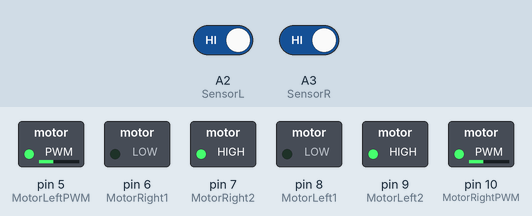
Bench run of a sketch on a simulated Arduino Uno, built with avr-gcc and run on an emulated ATmega328P. Parts: switched loads named in the sketch (green lamp = pin HIGH). Dashed ring = blinking. The inputs (shaded band) are chosen by the test bench; at power-on: A2 (SensorL) HIGH, A3 (SensorR) HIGH. Random numbers use the default seed unless the sketch sets one.

Above: at 3.2 s.
3.3 s: A2 (SensorL) driven LOW and A3 (SensorR) driven LOW
10.6 s: A3 (SensorR) driven HIGH
At 13.1 s:
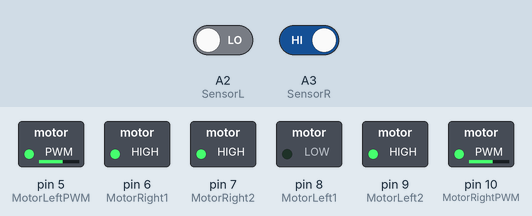
21.2 s: A3 (SensorR) driven LOW
At 21.3 s:
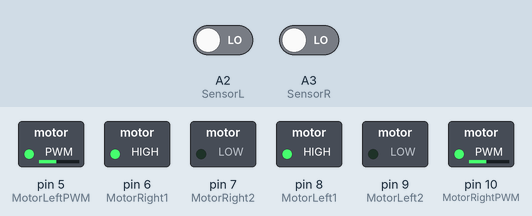
25.1 s: A2 (SensorL) driven HIGH
At 27.8 s:
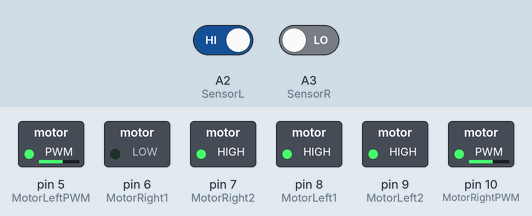
Timing chart, 0 to 31.7 s (numbered marks = the images above; inputs shaded):
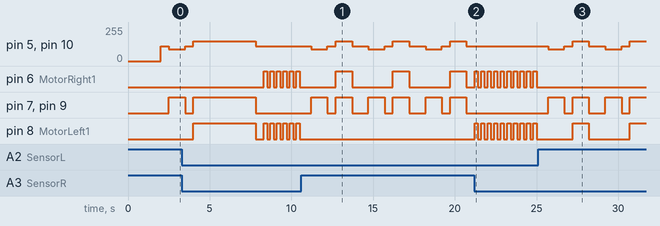

The sketch:

sumo.ino
```cpp
//Indicamos en que puerto estan los pines
const int LedPin=13;

const int MotorRight1 = 6;

const int MotorRight2 = 7;

const int MotorRightPWM = 10;

const int MotorLeft1 = 8;

const int MotorLeft2 = 9;

const int MotorLeftPWM = 5;

const int SensorL = A2;
const int SensorR = A3;

// Declaraciones de variables de velocidad

int iSpeed = 110; // Velocidad recto

int gSpeed = 150; // Velocidad de giro

int bSpeed = 90; // Velocidad de marcha atras

int suelo;

void setup() {

//Declaramos los pines

Serial.begin(9600);

pinMode(MotorRight1, OUTPUT);

pinMode(MotorRight2, OUTPUT);

pinMode(MotorLeft1, OUTPUT);

pinMode(MotorLeft2, OUTPUT);

pinMode(MotorRightPWM, OUTPUT);

pinMode(MotorLeftPWM, OUTPUT);

pinMode(SensorL, INPUT);
pinMode(SensorR, INPUT);

//Hacemos que espere dos segundos antes de iniciar

delay(2000);

}

//Instrucciones para los sensores
void loop()
{
  // Blanco es 0
  // Oscuro es 1

  //Blancos en los dos sensores
  if (!digitalRead(SensorL) && !digitalRead(SensorR))
  {
    advance();
    delay(200);
    stopp();
    delay(200);
  }

  // Borde en los dos sensores
  if (digitalRead(SensorR) && digitalRead(SensorL))
  {
    stopp();
    delay(500);
    back();
    delay(1000);
    stopp();
    delay(500);
    turnR();
    delay(random(500, 5000));
    stopp();
    delay(500);
  }

  // Borde en el sensor derecho
  if (digitalRead(SensorR))
  {
    stopp();
    delay(500);
    back();
    delay(1000);
    stopp();
    delay(500);
    turnL();
    delay(1000);
    stopp();
    delay(500);
  }

  // Borde en el sensor izq
  if (digitalRead(SensorL))
  {
    stopp();
    delay(500);
    back();
    delay(1000);
    stopp();
    delay(500);
    turnR();
    delay(1000);
    stopp();
    delay(500);
  }
}

//Declaramos las funciones para las intrucciones

void advance() {

  // avanzar

  digitalWrite(MotorRight1, HIGH);

  digitalWrite(MotorRight2, LOW);

  digitalWrite(MotorLeft1, HIGH);

  digitalWrite(MotorLeft2, LOW);

  analogWrite(MotorRightPWM, iSpeed);

  analogWrite(MotorLeftPWM, iSpeed);

}

void turnR() {

  // Giro a la derecha con ambas ruedas

  digitalWrite(MotorRight1, LOW);

  digitalWrite(MotorRight2, HIGH);

  digitalWrite(MotorLeft1, HIGH);

  digitalWrite(MotorLeft2, HIGH);

  analogWrite(MotorRightPWM, gSpeed);

  analogWrite(MotorLeftPWM, gSpeed);

}

void turnL() {

  // Giro a la izquierda con ambas ruedas

  digitalWrite(MotorRight1, HIGH);

  digitalWrite(MotorRight2, HIGH);

  digitalWrite(MotorLeft1, LOW);

  digitalWrite(MotorLeft2, HIGH);

  analogWrite(MotorRightPWM, gSpeed);

  analogWrite(MotorLeftPWM, gSpeed);

}

void stopp() {

  // Detenerse

  digitalWrite(MotorRight1, LOW);

  digitalWrite(MotorRight2, LOW);

  digitalWrite(MotorLeft1, LOW);

  digitalWrite(MotorLeft2, LOW);

  analogWrite(MotorRightPWM, iSpeed);

  analogWrite(MotorLeftPWM, iSpeed);

}

void back() {

  // Retrocede

  digitalWrite(MotorRight1, LOW);

  digitalWrite(MotorRight2, HIGH);

  digitalWrite(MotorLeft1, LOW);

  digitalWrite(MotorLeft2, HIGH);

  analogWrite(MotorRightPWM, bSpeed);

  analogWrite(MotorLeftPWM, bSpeed);

}
```

Measured:
- after the input at 10.6 s, pin 5 (MotorLeftPWM), pin 10 (MotorRightPWM): 110/255 → 90/255 after 0.61 s, then repeats every 3.5 s: 110/255 0.50 s, 150/255 1.0 s, 110/255 1.0 s, 90/255 1.0 s; pin 7 (MotorRight2), pin 9 (MotorLeft2): LOW → HIGH after 0.61 s, then repeats every 3.5 s: LOW 0.50 s, HIGH 1.0 s, LOW 1.0 s, HIGH 1.0 s
- after the input at 21.2 s, pin 8 (MotorLeft1): alternates HIGH for 0.20 s and LOW for 0.20 s, starting at once
- after the input at 25.1 s, pin 5 (MotorLeftPWM), pin 10 (MotorRightPWM): 110/255 → 90/255 after 0.61 s, → 110/255 1.0 s later, → 150/255 0.50 s later, → 110/255 1.0 s later, … (7 changes in this stretch); pin 7 (MotorRight2), pin 9 (MotorLeft2): goes HIGH 1.0 s, LOW 0.50 s, HIGH 1.0 s, LOW 1.0 s, HIGH 1.0 s, LOW 0.50 s, then HIGH, starting after 0.61 s
- by itself, pin 6 (MotorRight1): alternates HIGH for 1.0 s and LOW for 2.5 s
